Frame 1 (no input): blank canvas, image omitted
Frame 60 (no input): blank canvas, image omitted
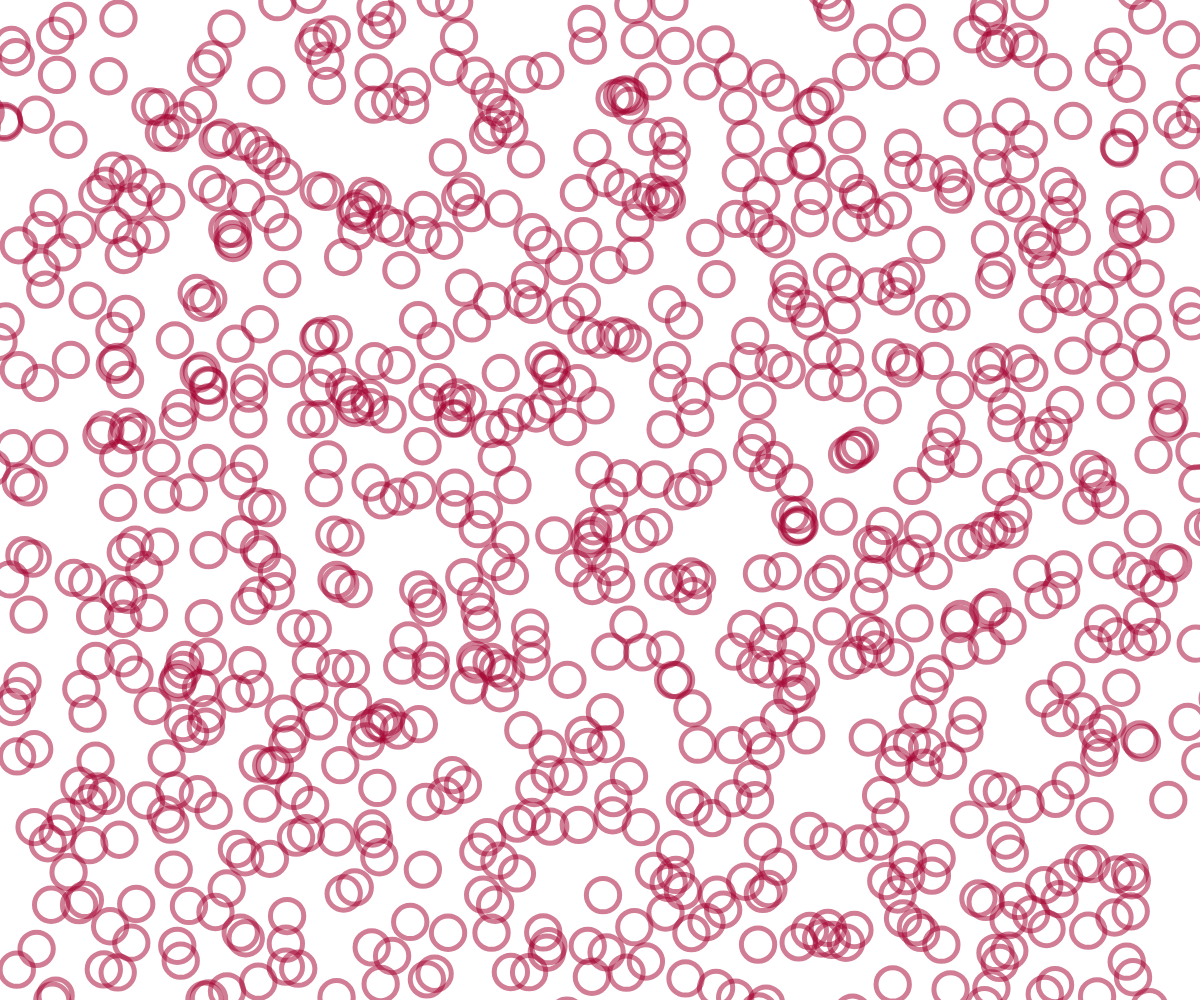
Frame 120 (the mouse pressed at the canvas centre since frame 60)

The p5.js sketch whose frames 1 and 60 were blank and that drew this single picture after the mouse press (run headless with seeded random() and noise() and a simulated clock; from frame 60 on, the mouse is pressed at the canvas centre):

// p5.js sketch
// ── sketch.js
var tileCount = 30; //Referrer til 
var actRandomSeed = 0;

var circleAlpha = 130; //Gennemsigtigheden er fra start af sat til 130, men kan ændres da det er en var//
var circleColor;

function setup() {
  createCanvas(windowWidth, windowHeight);
  noFill();//Cirklerne får ingen farve// 
  circleColor = color(random(230), 0, random(230 ), circleAlpha); //Refferer til var circleAlpha//
}

function draw() {
  translate(width / tileCount / 2, height / tileCount / 2);

  background(255);

  randomSeed(actRandomSeed);

  stroke(circleColor); //Giver cirklen en stroke med farven cirkleAlpha//
  strokeWeight(mouseY / 100); //Dividere musens y-værdi med 60//




  for (var gridY = 0; gridY < tileCount; gridY++) { //gridY er sat til 0, og fortætter sålænge tileCount er større. Hver gang gridY er større adderes der 1//
    for (var gridX = 0; gridX < tileCount; gridX++) { //gridX er sat til 0, og fortætter sålænge tileCount er større. Hver gang gridX er større adderes der 1//

      var posX = width / tileCount * gridX;
      var posY = height / tileCount * gridY;

      var shiftX = random(-mouseX, mouseX) / 10; 
      var shiftY = random(-mouseX, mouseX) / 10;

      ellipse(posX + shiftX, posY + shiftY, mouseY / 15, mouseY / 15); //Første to referrer til poition og næste referrer til størrelse//
    }
  }

if (keyIsPressed){
  if (keyCode === 83){
    fill(0)
    rect(-100,-100,10000, 10000)
  }
}
if (keyIsPressed){
  if (keyCode === 65){
    fill(255)
  }
}

if (keyIsPressed){
  if (keyCode === 49){
    tileCount = 10
  }
}

if (keyIsPressed){
  if (keyCode === 50){
    tileCount = 20
  }
}

if (keyIsPressed){
  if (keyCode === 51){
    tileCount = 30
  }
}



}


function mousePressed() {
  actRandomSeed = random(1000000); //Positionere Cirklerne i en tilfældig position//
}
